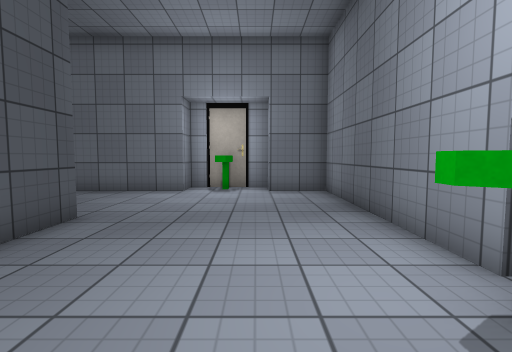
View 1 (above)

12 first-person views from a walk through a 3-D level made in the Unity game engine. The camera is 1.2 m above the floor, tilts 4° down and sees 85° across. The floor is counted in squares, 1 m on a side. Each view is taken from the middle of a square. On the plan, view 1 faces up. The plan holds only what a view shows up to about 13 squares ahead; the rest is blank. The place goes on beyond the plan. The player is left out. Some animated figures are left out. Door leaves are left out, so doorways stand open. Some surface patterns are stand-ins.

View 2
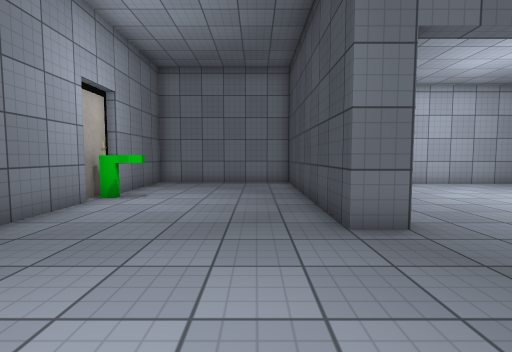

View 3
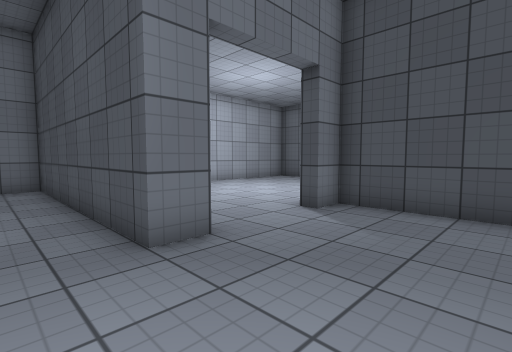

View 4
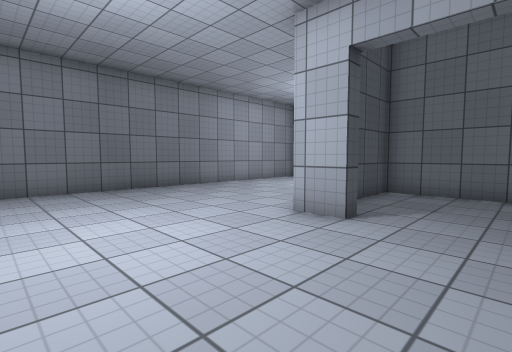

View 5
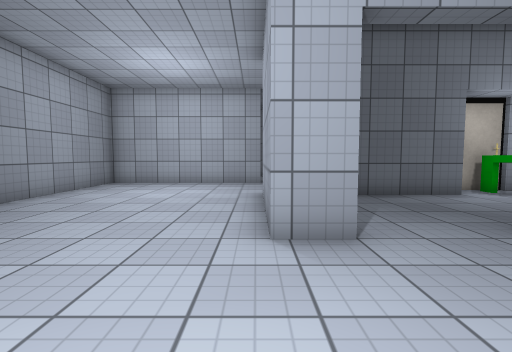

View 6
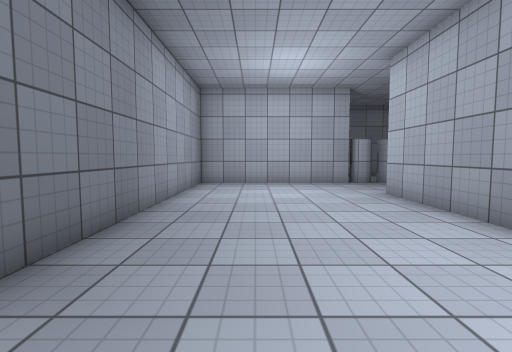

View 7
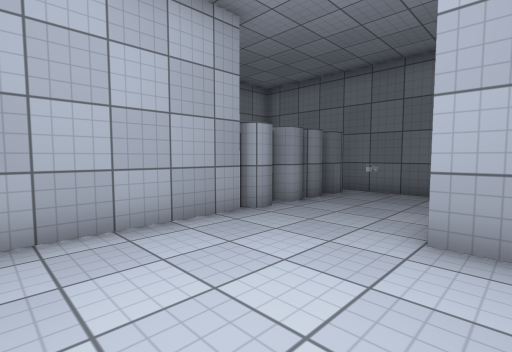

View 8
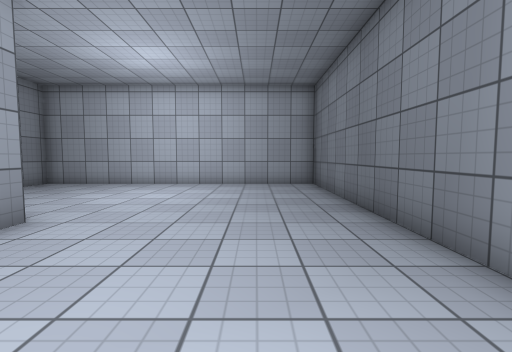

View 9
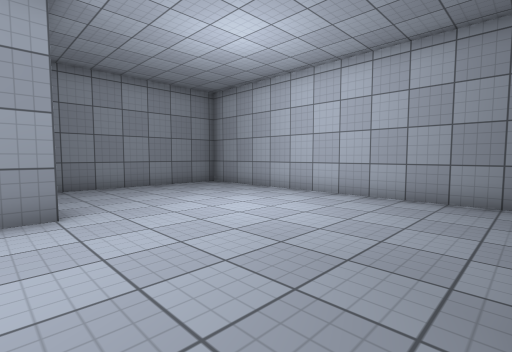

View 10
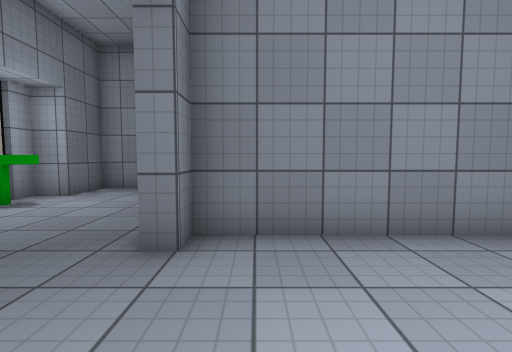

View 11
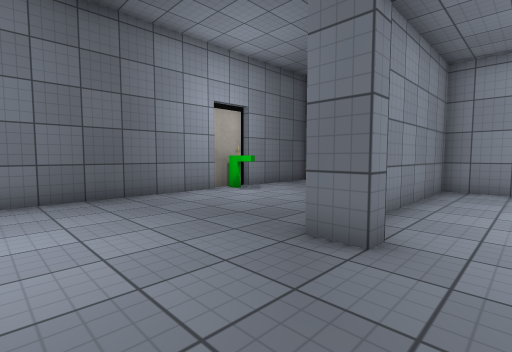

View 12
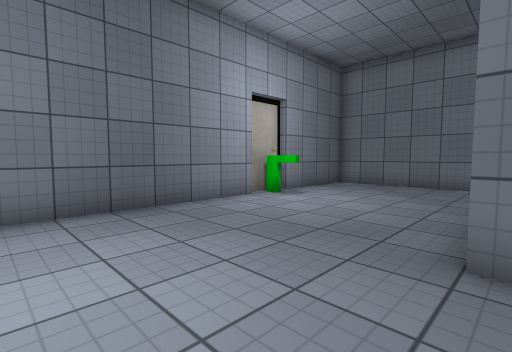

### Floor plan
Points are (right, up) in squares from view 1. A wall is a line through its corners. A room is listed if a view was taken in it or the views show most of it. See-through windows are left out.
Room 1 (views 1, 2, 3, 4, 5, 6, 7, 8, 9, 10, 11, 12)
walls: (-4.5, 5) (-4.5, 5.5) (-3.5, 5.5) (-3.5, -3) (2.5, -3) (2.5, 1); (-3.5, 11.1) (-3.5, 14); (-1.2, 9.4) (-1.4, 9.7) (-1.4, 10.1); (-1.2, 10.1) (-1.2, 10.6); (-6.6, 13.5) (-7.1, 13.5) (-7.5, 14.2) (-7.9, 13.5) (-8.4, 13.5) (-8.7, 14); (-5.6, 13.5) (-6.2, 13.5); (-8.8, 13.7) (-15.5, 13.7) (-15.5, -2.3) (-3.8, -2.3) (-3.8, 5); (-4.4, 13.5) (-4.9, 13.5) (-5.1, 13.9); (1.9, 2) (2.5, 2); (2.5, 2.6) (2.5, 9.7) (0.5, 9.7) (0.5, 10.7) (-2.5, 10.7) (-2.5, 9.7) (-8.5, 9.7) (-8.5, 5.5) (-7.5, 5.5) (-7.5, 5) (-8.8, 5) (-8.8, 10); (2.7, 0.9) (2.7, 2.5)

Positions as (right, up) in squares from view 1, and headings:
1: (0, 0), facing up
2: (-2, 10), facing down
3: (-2, 9), facing down-left
4: (-5, 0), facing up-left
5: (-9, 1), facing up
6: (-13, 1), facing up
7: (-13, 9), facing up-right
8: (-13, 10), facing down
9: (-15, 6), facing down-right
10: (-8, 4), facing right
11: (-6, 9), facing down-right
12: (-4, 9), facing down-right
